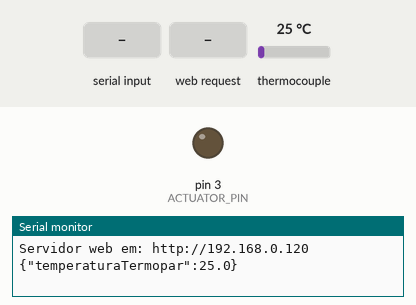
Simulated run of this sketch. Board: Arduino Uno, built for the host (arithmetic inside an expression is 32-bit, double 64-bit). Shown: output pins drawn as LEDs (lit = HIGH), the last lines printed to the serial monitor. The test bench sets the inputs (shaded band); at power-on: thermocouple 25 °C. WiFi joins after 1.5 s; servers stay silent unless stated.

Above: at 2.2 s.
2.3 s: "LIGAR\n" received over Serial
At 3.5 s:
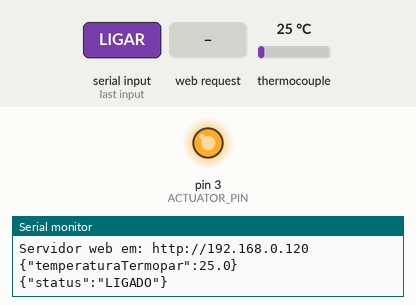
3.8 s: "DESLIGAR\n" received over Serial
At 4.6 s:
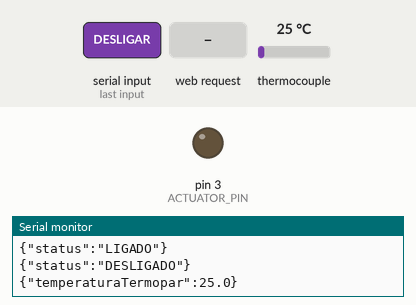
5.3 s: HTTP request GET /?cmd=ligar received
At 5.8 s:
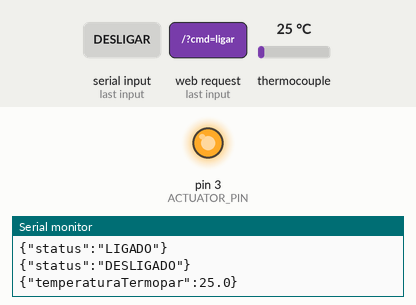
6.8 s: HTTP request GET /?cmd=desligar received
At 8.1 s:
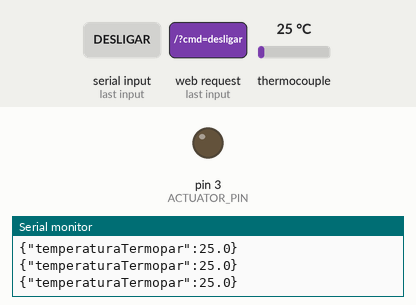
Timing chart, 0 to 9.3 s (numbered marks = the images above; inputs shaded):
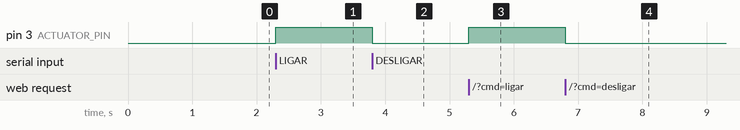

Measured:
- after the input at 2.3 s, pin 3 (ACTUATOR_PIN): LOW → HIGH at once
- after the input at 3.8 s, pin 3 (ACTUATOR_PIN): HIGH → LOW at once
- after the input at 5.3 s, pin 3 (ACTUATOR_PIN): LOW → HIGH at once
- after the input at 6.8 s, pin 3 (ACTUATOR_PIN): HIGH → LOW at once

The sketch:

temperatura.ino
```cpp
#include <max6675.h>
#include <Ethernet.h>
#include <SPI.h>

// ========== CONFIGURAÇÃO DOS PINOS ==========
// MAX6675 (Termopar) - CS alterado para pino 9
#define SO_PIN   12
#define CS_PIN   9      // Novo CS para o MAX6675 (evita conflito com Ethernet)
#define SCK_PIN  13
MAX6675 termopar(SCK_PIN, CS_PIN, SO_PIN);

// Atuador (LED, relé, etc.)
#define ACTUATOR_PIN 3

// ========== CONFIGURAÇÃO ETHERNET ==========
byte mac[] = { 0xDE, 0xAD, 0xBE, 0xEF, 0xFE, 0xED };  // MAC address fixo
IPAddress ip(192, 168, 0, 120);                        // IP fixo (ajuste conforme sua rede)
EthernetServer server(80);                              // Servidor web na porta 80

// ========== VARIÁVEIS GLOBAIS ==========
float ultimaTemperatura = 0;
bool atuadorEstado = false;  // false = desligado, true = ligado

// ========== SETUP ==========
void setup() {
  Serial.begin(9600);
  pinMode(ACTUATOR_PIN, OUTPUT);
  digitalWrite(ACTUATOR_PIN, LOW); // Atuador começa desligado

  // Inicia o Ethernet shield
  Ethernet.begin(mac, ip);
  server.begin();

  // Verifica se o Ethernet está ok
  if (Ethernet.hardwareStatus() == EthernetNoHardware) {
    Serial.println("Ethernet shield não encontrado!");
  } else if (Ethernet.linkStatus() == LinkOFF) {
    Serial.println("Cabo Ethernet não conectado.");
  } else {
    Serial.print("Servidor web em: http://");
    Serial.println(Ethernet.localIP());
  }

  delay(1000);
}

// ========== LOOP PRINCIPAL ==========
void loop() {
  // 1. LEITURA DO SENSOR (a cada 2s, mas sem delay bloqueante)
  static unsigned long ultimaLeitura = 0;
  if (millis() - ultimaLeitura >= 2000) {
    ultimaLeitura = millis();
    float temperatura = termopar.readCelsius();

    // Armazena a última leitura válida
    if (!isnan(temperatura)) {
      ultimaTemperatura = temperatura;
    }

    // Envia para a serial (para o backend Flask)
    Serial.print("{\"temperaturaTermopar\":");
    if (isnan(temperatura)) {
      Serial.print("null");
    } else {
      Serial.print(temperatura, 1);
    }
    Serial.println("}");
  }

  // 2. PROCESSAMENTO DE COMANDOS VIA SERIAL (backend)
  if (Serial.available()) {
    String comando = Serial.readStringUntil('\n');
    comando.trim();
    if (comando == "LIGAR") {
      digitalWrite(ACTUATOR_PIN, HIGH);
      atuadorEstado = true;
      Serial.println("{\"status\":\"LIGADO\"}");
    } else if (comando == "DESLIGAR") {
      digitalWrite(ACTUATOR_PIN, LOW);
      atuadorEstado = false;
      Serial.println("{\"status\":\"DESLIGADO\"}");
    }
  }

  // 3. ATENDIMENTO A REQUISIÇÕES WEB
  EthernetClient client = server.available();
  if (client) {
    // Aguarda dados do cliente por até 100ms
    unsigned long timeout = millis() + 100;
    while (!client.available() && millis() < timeout) {
      delay(1);
    }

    // Se não houver requisição, encerra
    if (!client.available()) {
      client.stop();
      return;
    }

    // Lê a primeira linha da requisição (ex: "GET / HTTP/1.1")
    String request = client.readStringUntil('\r');
    client.flush();  // limpa o restante

    // Processa comandos via GET (ex: http://ip/?cmd=ligar)
    if (request.indexOf("GET /?cmd=ligar") >= 0) {
      digitalWrite(ACTUATOR_PIN, HIGH);
      atuadorEstado = true;
    } else if (request.indexOf("GET /?cmd=desligar") >= 0) {
      digitalWrite(ACTUATOR_PIN, LOW);
      atuadorEstado = false;
    }

    // Envia resposta HTML
    client.println("HTTP/1.1 200 OK");
    client.println("Content-Type: text/html; charset=UTF-8");
    client.println("Connection: close");
    client.println();
    client.println("<!DOCTYPE HTML>");
    client.println("<html>");
    client.println("<head><meta http-equiv='refresh' content='5'><title>Controle de Temperatura</title></head>");
    client.println("<body>");
    client.println("<h1>Monitoramento Local</h1>");
    client.print("<p><strong>Temperatura:</strong> ");
    client.print(ultimaTemperatura, 1);
    client.println(" °C</p>");
    client.print("<p><strong>Atuador:</strong> ");
    client.print(atuadorEstado ? "LIGADO" : "DESLIGADO");
    client.println("</p>");
    client.println("<p><a href='/?cmd=ligar'>Ligar Atuador</a></p>");
    client.println("<p><a href='/?cmd=desligar'>Desligar Atuador</a></p>");
    client.println("</body>");
    client.println("</html>");

    delay(10);
    client.stop();
  }
}
```
